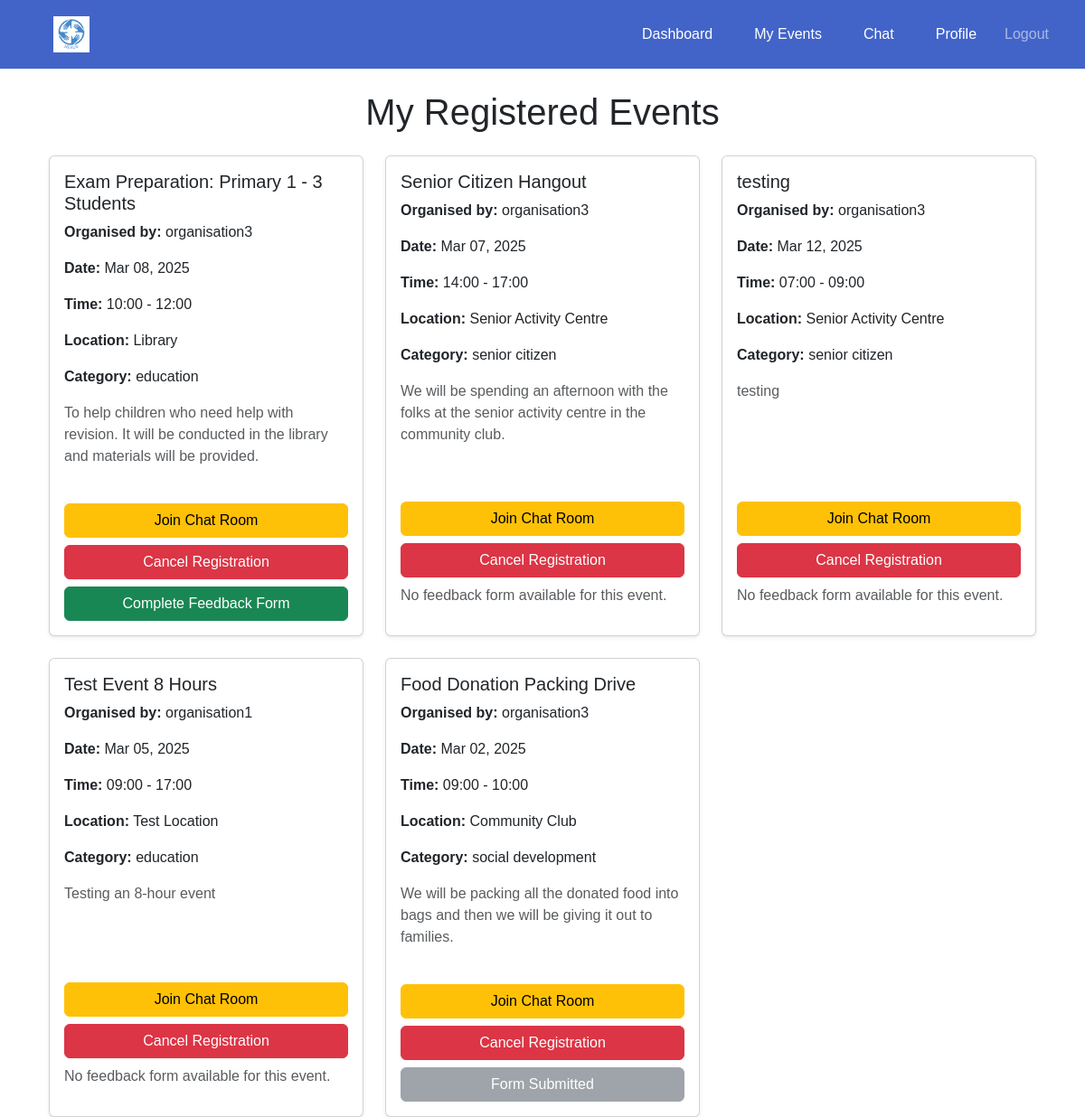
Page /events/my-events/ (signed in) on the earlier database version.
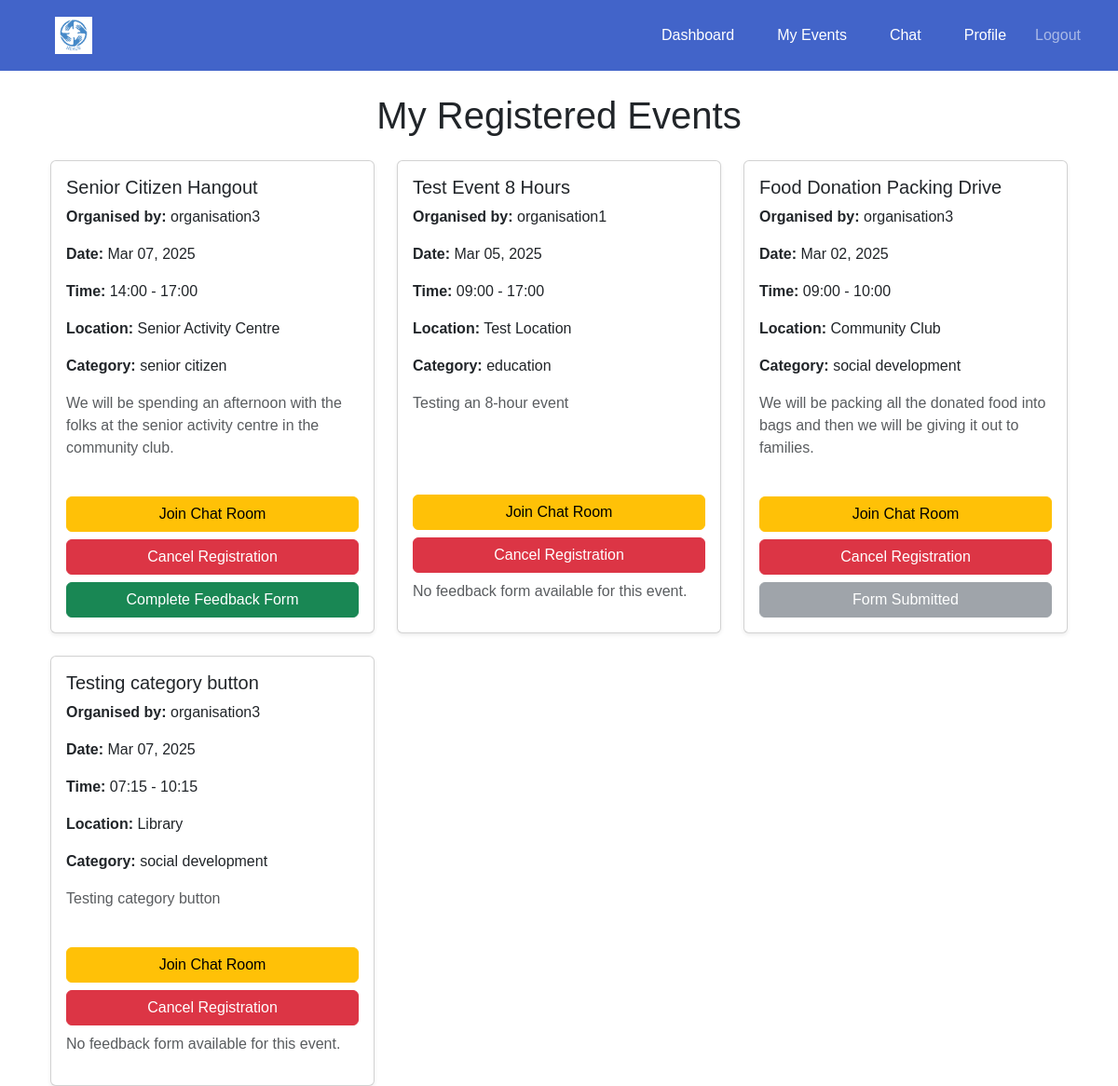
Same page on the later database version.
### events/models.py (models this page shows, shortened)
class VolunteerEvent(models.Model):
    STATUS_CHOICES = [
        ('Registered', 'Registered'),
        ('Waiting List', 'Waiting List'),
    ]
    event = models.ForeignKey(Event, on_delete=models.CASCADE, related_name="registered_volunteers")
    volunteer = models.ForeignKey(settings.AUTH_USER_MODEL, on_delete=models.CASCADE, related_name="registered_events")
    registered_at = models.DateTimeField(auto_now_add=True)
    status = models.CharField(max_length=20, choices=STATUS_CHOICES, default='Registered')
    class Meta:
        unique_together = ('event', 'volunteer')  # Prevent duplicate registrations

class Event(models.Model):
    CATEGORY_CHOICES = [
        ('education', 'Education'),
        ('social development', 'Social Development'),
        ('senior citizen', 'Senior Citizen'),
    ]
    organisation = models.ForeignKey(settings.AUTH_USER_MODEL, on_delete=models.CASCADE)
    name = models.CharField(max_length=255)
    description = models.TextField()
    date = models.DateTimeField()
    start_time = models.TimeField(default=time(9, 0))  # Default: 09:00 AM
    end_time = models.TimeField(default=time(17, 0))  # Default: 05:00 PM
    location = models.CharField(max_length=255)
    volunteers_needed = models.PositiveIntegerField()
    roles_responsibilities = models.TextField()
    category = models.CharField(max_length=50, choices=CATEGORY_CHOICES, blank=False, default='Education')

### accounts/models.py (models this page shows, shortened)
class CustomUser(AbstractUser):
    USER_TYPE_CHOICES = [
        ('volunteer', 'Volunteer'),
        ('organisation', 'Organisation'),
    ]
    user_type = models.CharField(max_length=20, choices=USER_TYPE_CHOICES)
    contact_number = models.CharField(max_length=10, blank= True, null=True)
    full_name = models.CharField(max_length=255, blank=True, null=True)
    personnel_name = models.CharField(max_length=255, blank=True, null=True)
    profile_picture = models.ImageField(upload_to='profile_pics', blank=True, null=True)

### events/views.py (the view)
# urls.py: path('my-events/', views.volunteer_events, name='volunteer_events'),
@login_required
def volunteer_events(request):
    registered_events = VolunteerEvent.objects.filter(volunteer=request.user)
    for registration in registered_events:
        feedback_form = getattr(registration.event, "feedback_form", None)
        if feedback_form:
            feedback_exists = FeedbackResponse.objects.filter(
                feedback_form=feedback_form,
                volunteer=request.user
            ).exists()
            registration.has_submitted_feedback = feedback_exists
        else:
            registration.has_submitted_feedback = None
    return render(request, 'events/volunteer_events.html', {
        'registered_events': registered_events,
    })

### events/templates/events/volunteer_events.html (shortened to what this page needs)
{% extends 'base.html' %}
{% block content %}
<div class="container mt-4">
    <h1 class="text-center mb-4">My Registered Events</h1>
    {% if registered_events %}
        <div class="row g-4">
            {% for registration in registered_events %}
                <div class="col-md-6 col-lg-4">
                    <div class="card shadow-sm mb-4 h-100">
                        <div class="card-body d-flex flex-column">
                            <h5 class="card-title">{{ registration.event.name }}</h5>
                            <p><strong>Organised by:</strong> {{ registration.event.organisation.username }}</p>
                            <p><strong>Date:</strong> {{ registration.event.date|date:"M d, Y" }}</p>
                            <p><strong>Time:</strong> {{ registration.event.start_time|time:"H:i" }} - {{ registration.event.end_time|time:"H:i" }}</p>
                            <p><strong>Location:</strong> {{ registration.event.location }}</p>
                            <p><strong>Category:</strong> {{ registration.event.category }}</p>
                            <p class="text-muted flex-grow-1">{{ registration.event.description }}</p>
                            <div class="d-grid gap-2 mt-auto">
                                <a href="{% url 'chat:chat_room' registration.event.id %}" class="btn btn-warning w-100">
                                     Join Chat Room
                                </a>
                                <form action="{% url 'events:cancel_registration' registration.event.id %}" method="post">
                                    <button type="submit" class="btn btn-danger w-100">
                                         Cancel Registration
                                    </button>
                                </form>
                                {% if registration.event.feedback_form %}
                                    {% if registration.event.feedback_form.published %}
                                        {% if registration.has_submitted_feedback %}
                                            <button class="btn btn-secondary w-100" disabled>
                                                 Form Submitted
                                            </button>
                                        {% else %}
                                            <a href="{% url 'events:complete_feedback' registration.event.id %}" class="btn btn-success w-100">
                                                 Complete Feedback Form
                                            </a>
                                        {% endif %}
                                    {% else %}
                                        <p class="text-danger"><strong>The feedback form has not been published yet.</strong></p>
                                    {% endif %}
                                {% else %}
                                    <p class="text-muted">No feedback form available for this event.</p>
                                {% endif %}
                            </div>
                        </div>
                    </div>
                </div>
            {% endfor %}
        </div>
    {% else %}
        <div class="alert alert-info text-center">
            <p>You haven't registered for any events yet.</p>
        </div>
    {% endif %}
</div>
{% endblock %}

### templates/base.html (shortened to what this page needs)
{% load static %}
<!DOCTYPE html>
<html lang="en">
<head>
    <link rel="stylesheet" href="https://cdn.jsdelivr.net/npm/bootstrap@5.3.0/dist/css/bootstrap.min.css">
</head>
<body>
<nav class="navbar navbar-expand-lg navbar-dark">
    <div class="container-fluid">
        <a class="navbar-brand" href="{% if request.user.user_type == 'organisation' %}{% url 'events:organisation_dashboard' %}{% else %}{% url 'events:volunteer_dashboard' %}{% endif %}">
            <img src="{% static 'images/Nexus_logo.png' %}" alt="Logo" height="40">
        </a>
        <div class="collapse navbar-collapse" id="navbarNav">
            <ul class="navbar-nav ms-auto">
                <li class="nav-item">
                    <a class="nav-link" href="{% if request.user.user_type == 'organisation' %}{% url 'events:organisation_dashboard' %}{% else %}{% url 'events:volunteer_dashboard' %}{% endif %}">Dashboard</a>
                </li>
                <li class="nav-item">
                    <a class="nav-link" href="{% if request.user.user_type == 'organisation' %}{% url 'events:organisation_events' %}{% else %}{% url 'events:volunteer_events' %}{% endif %}">My Events</a>
                </li>
                <li class="nav-item">
                    <a class="nav-link" href="{% url 'chat:chat_home' %}">Chat</a>
                </li>
                {% if request.user.is_authenticated %}
                    <li class="nav-item">
                        <a class="nav-link" href="{% url 'accounts:profile' %}">Profile</a>
                    </li>
                    <li class="nav-item">
                        <form action="{% url 'accounts:logout' %}" method="post" class="d-inline">
                            <button type="submit" class="btn btn-link nav-link">Logout</button>
                        </form>
                    </li>
                {% endif %}
            </ul>
        </div>
    </div>
</nav>
<div class="container mt-4">
    {% block content %}{% endblock %}
</div>
<div class="toast-container position-fixed top-0 end-0 p-3">
</div>
</body>
</html>

### templates/base.html (style rules this page uses)
body { margin: 0; font-family: Arial, sans-serif; }
.navbar { display: flex; justify-content: space-between; align-items: center; background-color: #4264c9; padding: 10px 20px; }
.navbar img { height: 40px; cursor: pointer; }
.navbar a { color: white; text-decoration: none; margin: 0 15px; padding: 8px 12px; border-radius: 5px; }

Differences in the rows shown:
removed VolunteerEvent: event.name "Exam Preparation: Primary 1 - 3 Students", event.organisation.username "organisation3", event "Mar 08, 2025", event.start_time "10:00", event.end_time "12:00", event.location "Library", event.category "education", event.description "To help children who need help with revision. It will be conducted in the library and materials will be provided.", shows "Complete Feedback Form"
removed VolunteerEvent: event.name "testing", event.organisation.username "organisation3", event "Mar 12, 2025", event.start_time "07:00", event.end_time "09:00", event.location "Senior Activity Centre", event.category "senior citizen", event.description "testing", shows "No feedback form available for this event."
computed for VolunteerEvent "Senior Citizen Hangout": text "No feedback form available for this event." → "Complete Feedback Form"
added VolunteerEvent: event.name "Testing category button", event.organisation.username "organisation3", event "Mar 07, 2025", event.start_time "07:15", event.end_time "10:15", event.location "Library", event.category "social development", event.description "Testing category button", shows "No feedback form available for this event."
